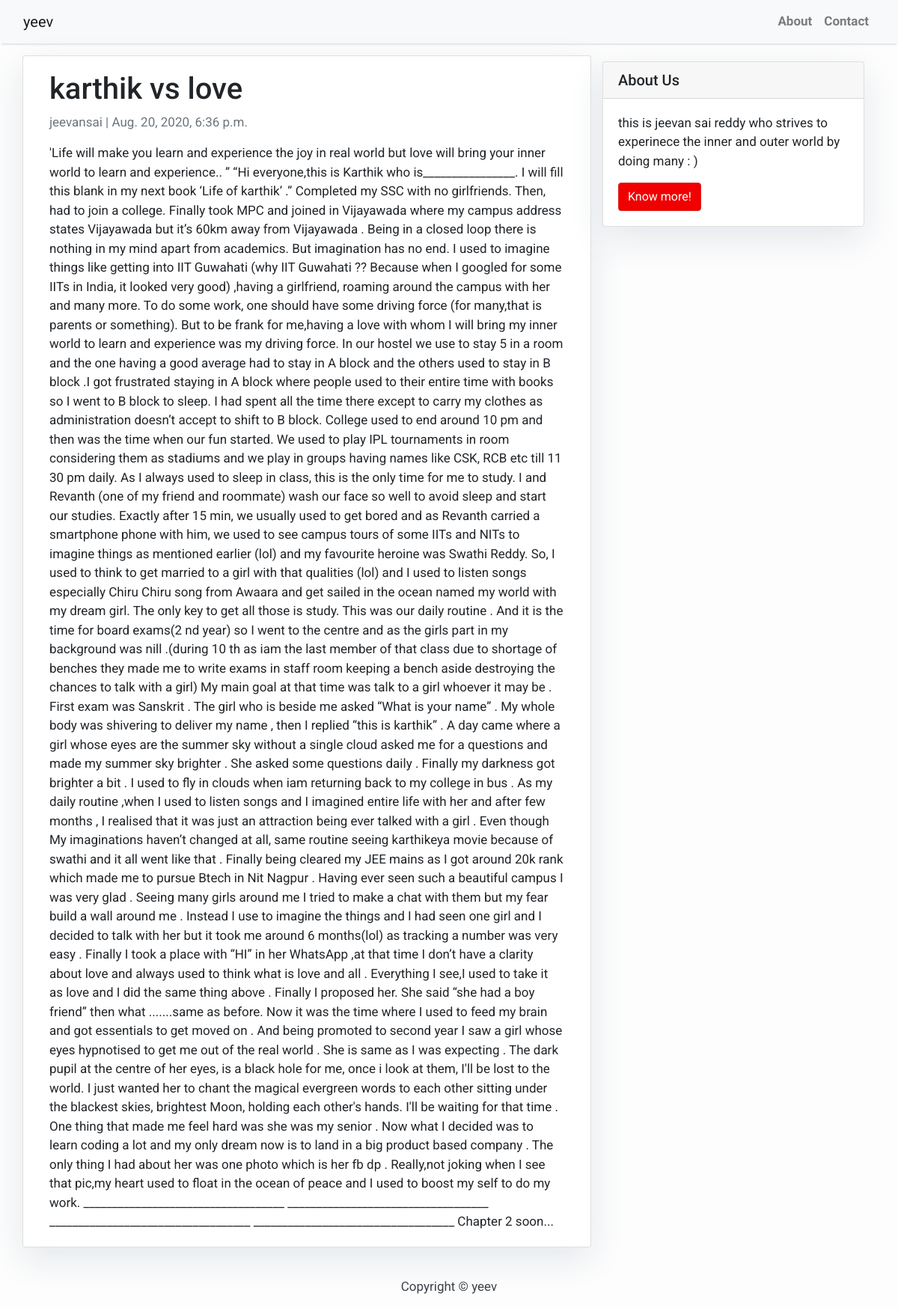
Page /karthik-vs-love/ on the committed database.
### blog/models.py (models this page shows, shortened)
class Post(models.Model):
    title = models.CharField(max_length=200, unique=True)
    slug = models.SlugField(max_length=200, unique=True)
    author = models.ForeignKey(User, on_delete= models.CASCADE,related_name='blog_posts')
    updated_on = models.DateTimeField(auto_now= True)
    content = models.TextField()
    created_on = models.DateTimeField(auto_now_add=True)
    status = models.IntegerField(choices=STATUS, default=0)
    class Meta:
        ordering = ['-created_on']

### blog/views.py (the view)
# urls.py: path('<slug:slug>/', views.PostDetail.as_view(), name='post_detail'),
class PostDetail(generic.DetailView):
    model = Post
    template_name = 'post_detail.html'

### templates/post_detail.html
{% extends 'base.html' %} {% block content %}
<div class="container">
  <div class="row">
    <div class="col-md-8 card mb-4  mt-3 left  top">
      <div class="card-body">
        <h1>{% block title %} {{ object.title }} {% endblock title %}</h1>
        <p class=" text-muted">{{ post.author }} | {{ post.created_on }}</p>
        <p class="card-text ">{{ object.content | safe }}</p>
      </div>
    </div>
    {% block sidebar %} {% include 'sidebar.html' %} {% endblock sidebar %}
  </div>
</div>
{% endblock content %}

### templates/base.html (style rules this page uses)
body { font-family: "Roboto", sans-serif; font-size: 17px; background-color: #fdfdfd; }

### templates/sidebar.html (style rules this page uses)
.card { box-shadow: 0 16px 48px #E3E7EB; }

### rows in the picture
Post: title "karthik vs love", author "jeevansai", created_on "Aug. 20, 2020, 6:36 p.m.", content "'Life will make you learn and experience the joy in real world but love will bring your inner world to learn and experience.. ” “Hi everyone,this is Karthik who is________________. I will fill this blank in my next book ‘Life of karthik’ .” Completed my SSC with no girlfriends. Then, had to join a college. Finally took MPC and joined in Vijayawada where my campus address states Vijayawada but it’s 60km away from Vijayawada . Being in a closed loop there is nothing in my mind apart from academics. But imagination has no end. I used to imagine things like getting into IIT Guwahati (why IIT Guwahati ?? Because when I googled for some IITs in India, it looked very good) ,having a girlfriend,…"
